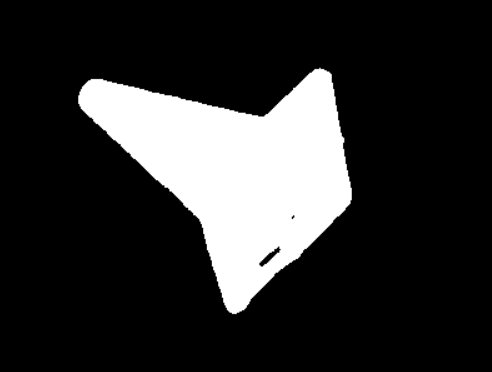
#> input picture coneMask.png, 492 x 372 px, found by its file name
$ python coneAngle.py
#> lines starting #> are read from the running program, lines starting #| are printed output that depends on the picture; after the words box and inside, x2 and y2 are one past the last pixel; in counts of white or black regions, pixels touching at a corner belong together
import sys
import math
import cv2
import numpy as np

i = 0

def nothing(x):
    pass

def arrayCreator(arr):
    array = [[0 for x in range(6)] for y in range(0, len(arr))]
    for a in range(0, len(arr)):
        b = arr[i][0]
        m = (b[3]-b[1])/(b[2]-b[0])
        l = math.sqrt((b[3]-b[1])**2 + (b[2]-b[0])**2)
        x1 = ((b[2]-b[0])/3) + b[0]
        y1 = ((x1-b[0])*m)+b[1]
        x2 = ((b[2]-b[0])/3)+b[0]+b[0]
        y2 = ((x2-b[0])*m)+b[1]
        array.insert(a, [x1,y1,x2,y2,m,l])
    return array

def checkLines(arr, arrP):
    arr.sort(key=lambda lst:lst[4])
    arrBackup = arr
    for a in range(0, len(arr) - 1):
        if arr[a][4] > arr[a+1][4] - 10 and arr[a][4] < arr[a+1][4] + 10:
            if (arr[a][5] > arr[a+1][5]):
                if(((arr[a][0] - arrP[a][0])*arr[a][4])+arrP[a][1]>arr[a][1]-10 and ((arr[a][0] - arrP[a][0])*arr[a][4])+arrP[a][1] < arr[a][1]+10):
                    arrBackup = np.delete(arrBackup, a, 0)
            else:
                if(((arr[a+1][0] - arrP[a+1][0])*arr[a+1][4])+arrP[a+1][1]>arr[a+1][1]-10 and ((arr[a+1][0] - arrP[a+1][0])*arr[a+1][4])+arrP[a+1][1] < arr[a+1][1]+10):
                    arrBackup = np.delete(arrBackup, a+1, 0)
    return arrBackup

def removeQuad(arr):
    for a in range(0, len(arr) - 1):
        if arr[a][4] > arr[a+1][4] - 10 and arr[a][4] < arr[a+1][4] + 10:
            arr = np.delete(arr, a, 0)
            arr = np.delete(arr, a+1, 0)
    return arr

def main(argv):
    default_file = r'C:\Users\vjoji\OneDrive\Pictures\coneMask.png'
    filename = argv[0] if len(argv) > 0 else default_file
    src = cv2.imread(cv2.samples.findFile(filename), cv2.IMREAD_GRAYSCALE)
#> src is the input picture: shape (372, 492); min 0, max 255, mean 46.2
    dst = cv2.Canny(src, 50, 200, None, 3)
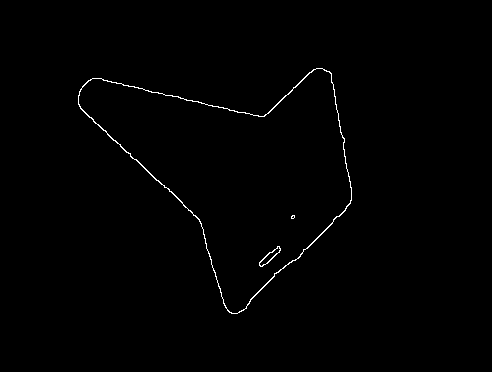
#> dst: shape (372, 492); 0.63% white in thin lines or dots, all inside (x1, y1, x2, y2) = (78, 68, 352, 314)
    cdst = cv2.cvtColor(dst, cv2.COLOR_GRAY2BGR)
    cdstP = np.copy(cdst)
    lines = cv2.HoughLines(dst, 1, np.pi / 180, 1000000, None, 0, 0)
#> lines = None

    linesPr = cv2.HoughLinesP(dst, 1, np.pi / 180, 50, None, 50, 1000000)
#> linesPr = [[79, 106, 267, 282], [87, 115, 267, 283], [93, 78, 342, 135], [179, 199, 314, 69], [246, 308, 346, 208], [331, 73, 351, 200], [236, 313, 350, 202], [199, 219, 225, 307]]
    linesP = removeQuad(checkLines(arrayCreator(linesPr), linesPr))
#> in arrayCreator, `array = [[0 for x in range(6)] for y in range(0, len(arr))]`: array = [[0, 0, 0, 0, 0, 0], [0, 0, 0, 0, 0, 0], [0, 0, 0, 0, 0, 0], [0, 0, 0, 0, 0, 0], [0, 0, 0, 0, 0, 0], [0, 0, 0, 0, 0, 0], [0, 0, 0, 0, 0, 0], [0, 0, 0, 0, 0, 0]]
#> the loop in arrayCreator, `for a in range(0, len(arr)):` made 8 passes
#> after the loop in arrayCreator, `for a in range(0, len(arr)):`: array = 16 items
#> in checkLines, `arrBackup = arr`: arrBackup = 16 items, first 6: [0, 0, 0, 0, 0, 0], [0, 0, 0, 0, 0, 0], [0, 0, 0, 0, 0, 0], [0, 0, 0, 0, 0, 0], [0, 0, 0, 0, 0, 0], [0, 0, 0, 0, 0, 0]
#> the loop in checkLines, `for a in range(0, len(arr) - 1):` made 1 pass

    if linesP is not None:
        for i in range(0, len(linesP)):
            l = linesP[i][0]
            cv2.line(cdstP, (l[0], l[1]), (l[2], l[3]), (0,0,255), 3, cv2.LINE_AA)
            print(l)

        ##cv2.imshow("Source", src)
        ##cv2.imshow("Detected Lines (in red) - Standard Hough Line Transform", cdst)
        cv2.imshow("Detected Lines (in red) - Probabilistic Line Transform", cdstP)

    cv2.waitKey()
    cv2.destroyAllWindows()
    return 0

if __name__ == "__main__":
#> (the run stopped early here; a loop or call above may not have finished)
